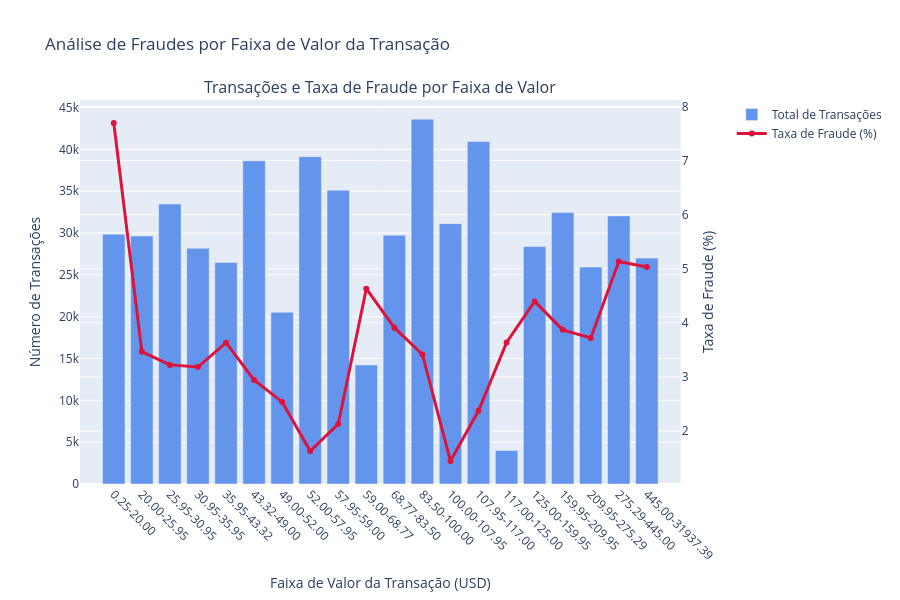

The notebook cell this image was saved under:
### Code cell
# Visualizando a relação entre o valor da transação e a probabilidade de fraude usando Plotly

df_full['AmtBin'] = pd.qcut(df_full['TransactionAmt'], q=20, duplicates='drop')
fraud_by_amt = df_full.groupby('AmtBin')['isFraud'].agg(['count', 'sum', 'mean'])
fraud_by_amt.columns = ['total_transactions', 'total_frauds', 'fraud_rate']
fraud_by_amt['bin_start'] = fraud_by_amt.index.map(lambda x: x.left)
fraud_by_amt['bin_end'] = fraud_by_amt.index.map(lambda x: x.right)
fraud_by_amt['bin_label'] = fraud_by_amt.apply(lambda x: f'{x["bin_start"]:.2f}-{x["bin_end"]:.2f}', axis=1)

fig = make_subplots(rows=1, cols=1,
                    specs=[[{"secondary_y": True}]], 
                    subplot_titles=['Transações e Taxa de Fraude por Faixa de Valor'])


fig.add_trace(
    go.Bar(x=fraud_by_amt['bin_label'], y=fraud_by_amt['total_transactions'], 
           name='Total de Transações', marker_color='rgb(100, 149, 237)'),
    row=1, col=1, secondary_y=False
)


fig.add_trace(
    go.Scatter(x=fraud_by_amt['bin_label'], y=fraud_by_amt['fraud_rate'] * 100, 
               mode='lines+markers', name='Taxa de Fraude (%)',
               line=dict(color='crimson', width=3)),
    row=1, col=1, secondary_y=True
)


fig.update_layout(
    height=600,
    title='Análise de Fraudes por Faixa de Valor da Transação',
    xaxis_tickangle=45,
    showlegend=True
)


fig.update_xaxes(title_text='Faixa de Valor da Transação (USD)', tickangle=45)
fig.update_yaxes(title_text='Número de Transações', secondary_y=False)
fig.update_yaxes(title_text='Taxa de Fraude (%)', secondary_y=True)

fig.show()

### Figure 1 — Plotly figure (JSON) as saved in the notebook; plotly's stock layout.template omitted (floating-point values rounded to 4 significant figures)
{"data": [{"marker": {"color": "rgb(100, 149, 237)"}, "name": "Total de Transações", "type": "bar", "x": ["0.25-20.00", "20.00-25.95", "25.95-30.95", "30.95-35.95", "35.95-43.32", "43.32-49.00", "49.00-52.00", "52.00-57.95", "57.95-59.00", "59.00-68.77", "68.77-83.50", "83.50-100.00", "100.00-107.95", "107.95-117.00", "117.00-125.00", "125.00-159.95", "159.95-209.95", "209.95-275.29", "275.29-445.00", "445.00-31937.39"], "xaxis": "x", "y": [29864, 29647, 33475, 28175, 26478, 38638, 20521, 39126, 35115, 14231, 29740, 43609, 31124, 40955, 4014, 28385, 32450, 25940, 32048, 27005], "yaxis": "y"}, {"line": {"color": "crimson", "width": 3}, "mode": "lines+markers", "name": "Taxa de Fraude (%)", "type": "scatter", "x": ["0.25-20.00", "20.00-25.95", "25.95-30.95", "30.95-35.95", "35.95-43.32", "43.32-49.00", "49.00-52.00", "52.00-57.95", "57.95-59.00", "59.00-68.77", "68.77-83.50", "83.50-100.00", "100.00-107.95", "107.95-117.00", "117.00-125.00", "125.00-159.95", "159.95-209.95", "209.95-275.29", "275.29-445.00", "445.00-31937.39"], "xaxis": "x", "y": [7.695, 3.467, 3.223, 3.184, 3.633, 2.945, 2.539, 1.631, 2.13, 4.631, 3.911, 3.417, 1.446, 2.376, 3.637, 4.397, 3.871, 3.72, 5.133, 5.032], "yaxis": "y2"}], "layout": {"annotations": [{"font": {"size": 16}, "showarrow": false, "text": "Transações e Taxa de Fraude por Faixa de Valor", "x": 0.47, "xanchor": "center", "xref": "paper", "y": 1, "yanchor": "bottom", "yref": "paper"}], "height": 600, "showlegend": true, "title": {"text": "Análise de Fraudes por Faixa de Valor da Transação"}, "xaxis": {"anchor": "y", "domain": [0, 0.94], "tickangle": 45, "title": {"text": "Faixa de Valor da Transação (USD)"}}, "yaxis": {"anchor": "x", "domain": [0, 1], "title": {"text": "Número de Transações"}}, "yaxis2": {"anchor": "x", "overlaying": "y", "side": "right", "title": {"text": "Taxa de Fraude (%)"}}}}
